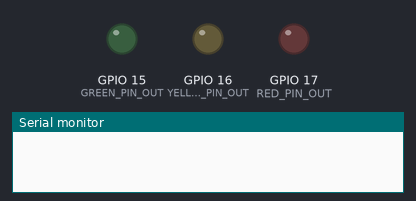
Simulated run of this program. Board: ESP32-S3. On the bench: output pins drawn as LEDs (lit = HIGH), the last lines printed to the serial monitor.

Above: at 0.0 s.
At 1.1 s:
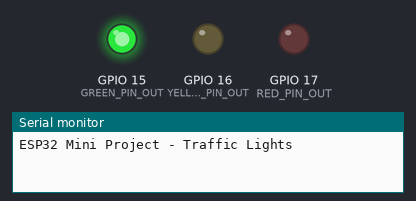
At 11.1 s:
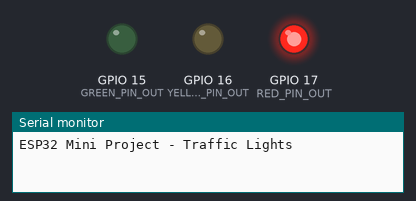
At 26.1 s:
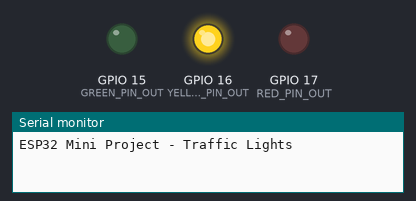
At 33.1 s:
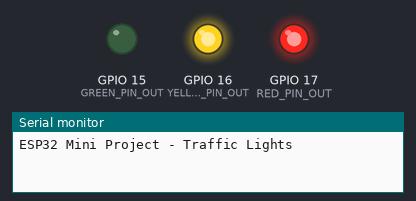
Timing chart, 0 to 36.5 s (numbered marks = the images above):
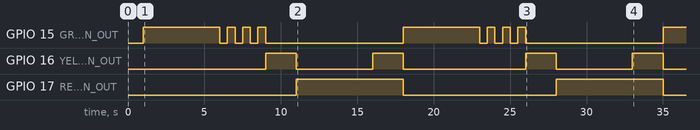

Measured:
- by itself, GPIO 16 (YELLOW_PIN_OUT): LOW → HIGH at 9.0 s, → LOW 2.0 s later, → HIGH 5.0 s later, → LOW 2.0 s later, … (8 changes in this stretch)
- by itself, GPIO 17 (RED_PIN_OUT): alternates HIGH for 7.0 s and LOW for 10.0 s
- by itself, GPIO 15 (GREEN_PIN_OUT): goes HIGH 5.0 s, 3 × (LOW 0.50 s, HIGH 0.50 s), LOW 9.0 s, HIGH 5.0 s, 3 × (LOW 0.50 s, HIGH 0.50 s), LOW 9.0 s, then HIGH

The program:

main.cpp
```cpp
#include <Arduino.h>
#include <tuple>

const uint8_t GREEN_PIN_OUT = 15;
const uint8_t YELLOW_PIN_OUT = 16;
const uint8_t RED_PIN_OUT = 17;

const uint32_t MAX_PROGRAM_STEPS = 100;
const uint8_t TIMER_NO = 0;
// 80MHz / 80 = 1MHz
//  -> makes 1_000_000 ticks per second
const uint32_t TIMER_DIVIDER = 80;

const unsigned long TIMER_TICK_MS = 500;

hw_timer_t *timer = NULL;

enum class TrafficMode { Green, Yellow, Red, YellowAndRed, Off };

class TrafficProgram {
private:
  std::tuple<TrafficMode, unsigned long> steps[MAX_PROGRAM_STEPS];
  uint32_t stepsCount = 0;

  // This is used by ISR
  volatile uint32_t currentTrafficModeStep = 0;
  volatile unsigned long currentTrafficModeStepMs = 0;

  uint8_t greenPin = NULL;
  uint8_t redPin = NULL;
  uint8_t yellowPin = NULL;
  bool pinsInitialized = false;

public:
  void addProgramStep(std::tuple<TrafficMode, unsigned long> step) {
    if (stepsCount >= MAX_PROGRAM_STEPS) {
      return;
    }

    this->steps[this->stepsCount] = step;
    this->stepsCount++;
  }

  void setupPins(uint8_t greenPin, uint8_t yellowPin, uint8_t redPin) {
    this->greenPin = greenPin;
    this->yellowPin = yellowPin;
    this->redPin = redPin;

    pinMode(this->greenPin, OUTPUT);
    pinMode(this->yellowPin, OUTPUT);
    pinMode(this->redPin, OUTPUT);

    this->pinsInitialized = true;
  }

  void writePins() {
    if (this->stepsCount == 0 || !this->pinsInitialized) {
      return;
    }

    switch (std::get<0>(this->steps[this->currentTrafficModeStep])) {
    case TrafficMode::Green:
      digitalWrite(this->greenPin, HIGH);
      digitalWrite(this->yellowPin, LOW);
      digitalWrite(this->redPin, LOW);
      break;

    case TrafficMode::Off:
      digitalWrite(this->greenPin, LOW);
      digitalWrite(this->yellowPin, LOW);
      digitalWrite(this->redPin, LOW);
      break;

    case TrafficMode::YellowAndRed:
      digitalWrite(this->greenPin, LOW);
      digitalWrite(this->yellowPin, HIGH);
      digitalWrite(this->redPin, HIGH);
      break;

    case TrafficMode::Red:
      digitalWrite(this->greenPin, LOW);
      digitalWrite(this->yellowPin, LOW);
      digitalWrite(this->redPin, HIGH);
      break;

    case TrafficMode::Yellow:
      digitalWrite(this->greenPin, LOW);
      digitalWrite(this->yellowPin, HIGH);
      digitalWrite(this->redPin, LOW);
      break;
    }
  }

  void ARDUINO_ISR_ATTR tick(unsigned long msPassed) {
    if (this->stepsCount == 0) {
      return;
    }

    unsigned long curStepDuration =
        std::get<1>(this->steps[this->currentTrafficModeStep]);

    this->currentTrafficModeStepMs += msPassed;

    // when current step is overdue
    if (this->currentTrafficModeStepMs >= curStepDuration) {
      // reset next step time
      this->currentTrafficModeStepMs = 0;
      // `+ 1` switches to next step
      // `% this->stepsCount` switches to first step
      this->currentTrafficModeStep =
          (this->currentTrafficModeStep + 1) % this->stepsCount;
    }
  }
};

TrafficProgram program = TrafficProgram();

void ARDUINO_ISR_ATTR onTimer() { program.tick(TIMER_TICK_MS); }

void setup() {
  Serial.begin(115200);
  delay(1000);

  Serial.println();
  Serial.println("ESP32 Mini Project - Traffic Lights");

  // 5 seconds green
  program.addProgramStep({TrafficMode::Green, 5000});

  // 3 seconds green blinking
  program.addProgramStep({TrafficMode::Off, 500});
  program.addProgramStep({TrafficMode::Green, 500});
  program.addProgramStep({TrafficMode::Off, 500});
  program.addProgramStep({TrafficMode::Green, 500});
  program.addProgramStep({TrafficMode::Off, 500});
  program.addProgramStep({TrafficMode::Green, 500});

  // 2 seconds yellow
  program.addProgramStep({TrafficMode::Yellow, 2000});

  // 5 seconds red
  program.addProgramStep({TrafficMode::Red, 5000});

  // 2 seconds yellow and red (get ready)
  program.addProgramStep({TrafficMode::YellowAndRed, 2000});

  program.setupPins(GREEN_PIN_OUT, YELLOW_PIN_OUT, RED_PIN_OUT);

  timer = timerBegin(TIMER_NO, TIMER_DIVIDER, true);
  timerAttachInterrupt(timer, onTimer, true);
  timerAlarmWrite(timer, TIMER_TICK_MS * 1000, true);
  timerAlarmEnable(timer);
}

void loop() {
  program.writePins();
  delay(10);
}
```
